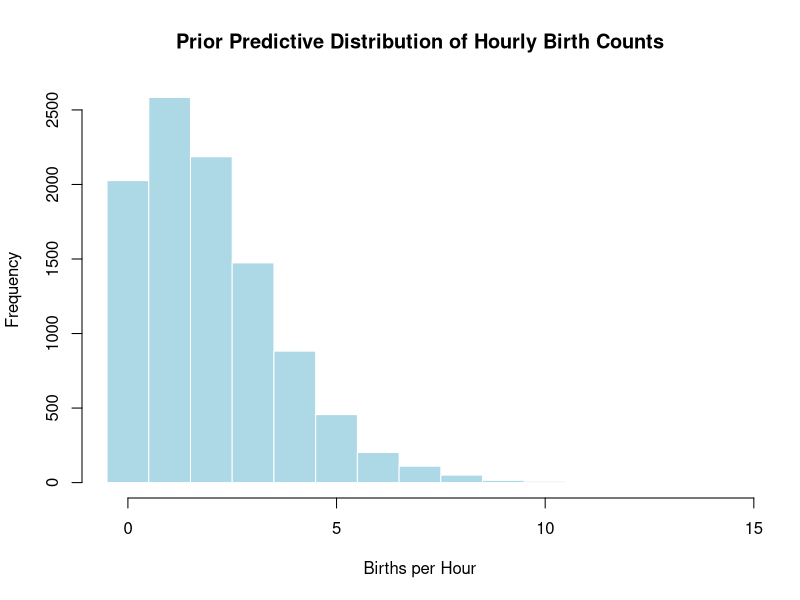
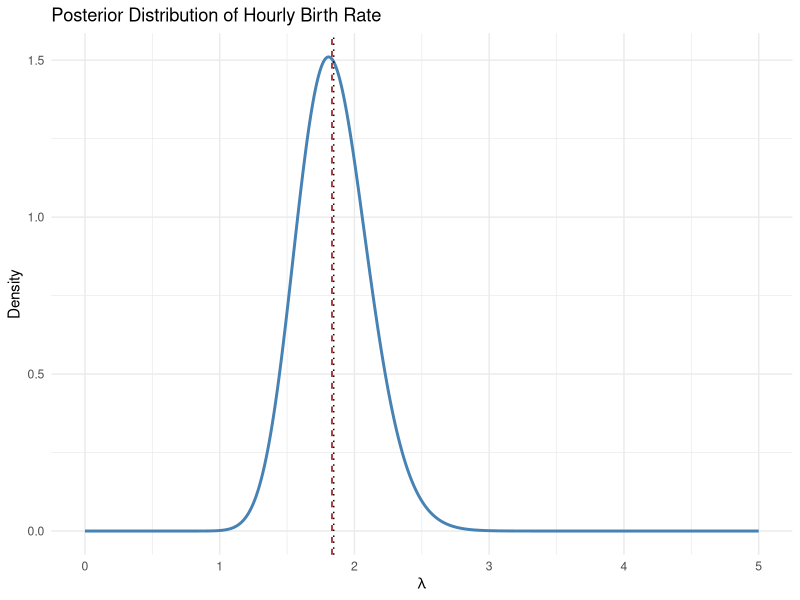
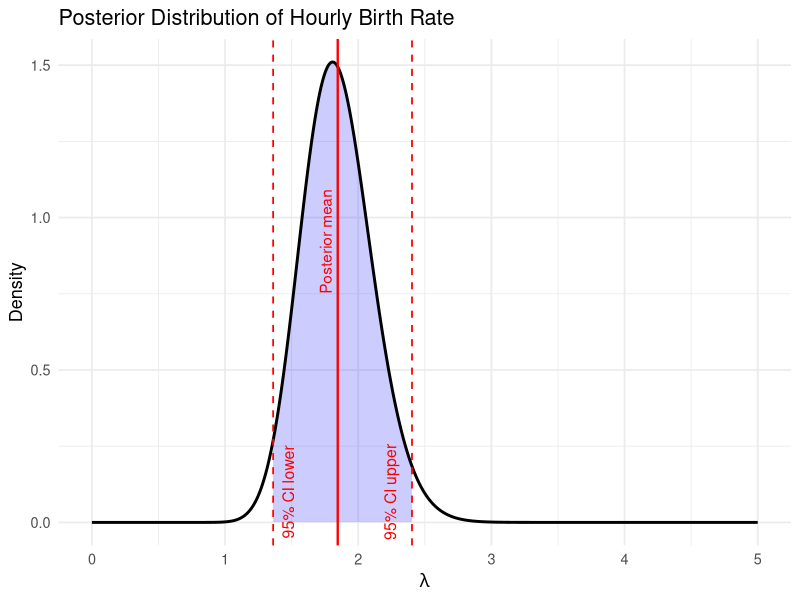

Write the R code that produced these figures, in order.
# -----------------------------
# Bayesian analysis of hourly birth rates
# -----------------------------

# Load in packages
library(ggplot2)

# Data
counts <- c(0, 1, 2, 3, 4)      # birth counts per hour category
freqs  <- c(3, 8, 6, 4, 3)      # number of hours with each count
y      <- rep(counts, freqs)    # expand to individual hourly observations

n <- length(y)
sum_y <- sum(y)

# Prior parameters (from moment matching)
alpha <- 4
beta  <- 2

# Simulate prior draws of lambda
lambda_prior <- rgamma(10000, shape = alpha, rate = beta)

# Simulate hourly birth counts from Poisson using prior lambdas
y_prior <- rpois(10000, lambda_prior)

# Summarise simulated counts
summary(y_prior)
table(y_prior)

# Visualise prior predictive distribution
hist(y_prior, breaks = 0:15 - 0.5, col = "lightblue", border = "white",
     main = "Prior Predictive Distribution of Hourly Birth Counts",
     xlab = "Births per Hour", ylab = "Frequency")

# Posterior parameters
alpha_post <- alpha + sum_y
beta_post  <- beta + n

# Posterior summaries
post_mean <- alpha_post / beta_post
post_var  <- alpha_post / beta_post^2
post_sd   <- sqrt(post_var)

# 95% credible interval (central)
ci_lower <- qgamma(0.025, shape = alpha_post, rate = beta_post)
ci_upper <- qgamma(0.975, shape = alpha_post, rate = beta_post)

# Frequentist estimate (MLE)
lambda_mle <- mean(y)

# Print results
posterior_summary <- data.frame(
  Statistic = c("Posterior mean", "Posterior SD", "95% CI lower", "95% CI upper", "MLE (freq.)"),
  Value = round(c(post_mean, post_sd, ci_lower, ci_upper, lambda_mle), 3)
)
print(posterior_summary)

# Plot posterior density
lambda_vals <- seq(0, 5, length.out = 1000)
posterior_density <- dgamma(lambda_vals, shape = alpha_post, rate = beta_post)
posterior_df <- data.frame(lambda_vals, posterior_density)

# Posterior dist with post_mean and MLE
ggplot(data.frame(lambda = lambda_vals, density = posterior_density),
       aes(x = lambda, y = density)) +
  geom_line(color = "steelblue", linewidth = 1) +
  geom_vline(xintercept = lambda_mle, linetype = "dashed", color = "darkred") +
  geom_vline(xintercept = post_mean, linetype = "dotted", color = "black") +
  labs(title = "Posterior Distribution of Hourly Birth Rate",
       x = expression(lambda), y = "Density") +
  theme_minimal()


# Posterior dist with credible interval
ggplot(data.frame(lambda_vals, posterior_density), aes(x = lambda_vals, y = posterior_density)) +
  geom_area(
    data = subset(posterior_df, lambda_vals >= ci_lower & lambda_vals <= ci_upper),
    aes(x = lambda_vals, y = posterior_density),
    fill = "blue", alpha = 0.2
  ) +
  geom_line(color = "black", size = 1) +
  geom_vline(xintercept = post_mean, color = "red", linetype = "solid", size = 0.8) +
  geom_vline(xintercept = c(ci_lower, ci_upper), color = "red", linetype = "dashed", size = 0.6) +
  annotate("text", x = post_mean, y = 0.75, label = expression(paste("Posterior mean")),
           color = "red", angle = 90, vjust = -0.5, hjust = 0) +
  annotate("text", x = ci_lower+0.05, y = 0.1, label = "95% CI lower", color = "red", angle = 90, vjust = 1.2, size = 4) +
  annotate("text", x = ci_upper-0.1, y = 0.1, label = "95% CI upper", color = "red", angle = 90, vjust = -0.2, size = 4) +
  labs(
    title = "Posterior Distribution of Hourly Birth Rate",
    x = expression(lambda),
    y = "Density"
  ) +
  theme_minimal(base_size = 13)
